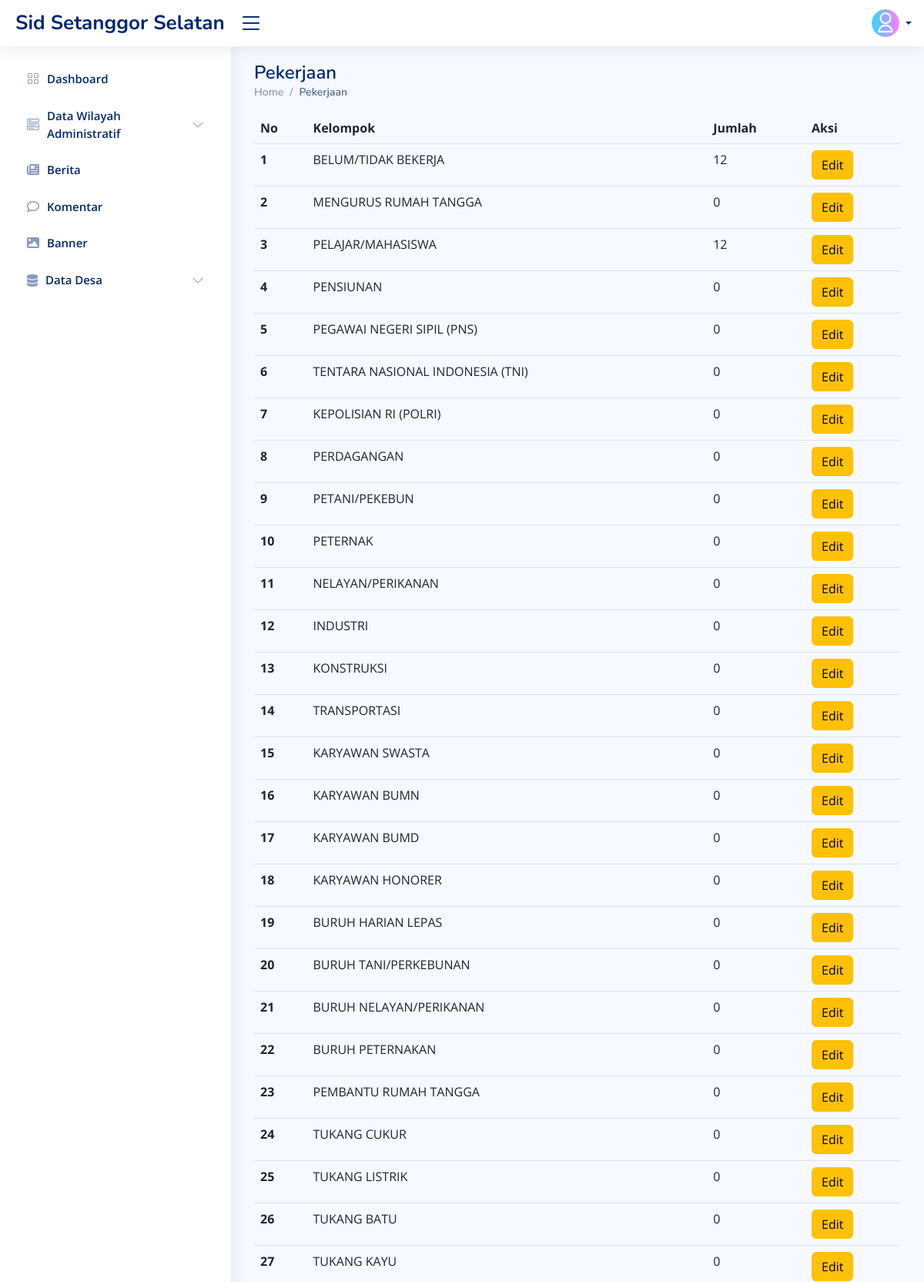
The app's page /index.php/admin_data_desa/pekerjaan (upper part) with its own data.
### tables this page shows
CREATE TABLE `pekerja` (
  `id` int(11) NOT NULL,
  `kelompok` varchar(50) NOT NULL,
  `jumlah` int(10) NOT NULL
);

### application/helpers/sid_helper.php (called while the page is built, shortened)
<?php
function viewAdmin($folder, $file, $data)
{
    $ci = get_instance();
    $ci->load->view('admin/tamplates/header', $data);
    $ci->load->view('admin/tamplates/sidebar', $data);
    $ci->load->view('admin/' . $folder . '/' . $file, $data);
}

### application/controllers/Admin_data_desa.php (called while the page is built, shortened)
<?php
class Admin_data_desa extends CI_Controller{
    public function pekerjaan(){
        $data['title'] = "Pendidikan Di Tempuh";
        $data['data'] = $this->db->get('pekerja')->result_array();
        viewAdmin('Data_desa','pekerja',$data);
    }
}

### index.php (called while the page is built, shortened)
<?php
require_once BASEPATH.'core/CodeIgniter.php';

### application/views/admin/Data_desa/pekerja.php (the view, shortened to what this page needs)
<main id="main" class="main">
  <div class="pagetitle">
    <h1>Pekerjaan</h1>
    <nav>
      <ol class="breadcrumb">
        <li class="breadcrumb-item"><a href="index.html">Home</a></li>
        <li class="breadcrumb-item active">Pekerjaan</li>
      </ol>
    </nav>
  <section class="section dashboard">
    <div class="row">
      <div class="col-lg-12">
        <table class="table">
          <thead>
            <tr>
              <th scope="col">No</th>
              <th scope="col">Kelompok</th>
              <th scope="col">Jumlah</th>
              <th scope="col">Aksi</th>
            </tr>
          </thead>
          <tbody>
            <?php $no = 1; ?>
            <?php foreach ($data as $row) : ?>
              <tr>
                <th scope="row"><?= $no; ?></th>
                <td><?= $row['kelompok']; ?></td>
                <td><?= $row['jumlah']; ?></td>
                <td>
                  <a href="<?= base_url(); ?>Admin_data_desa/edit_pekerjaan/<?= $row['id']; ?>" class="btn btn-warning">Edit</a>
                </td>
              </tr>
              <?php $no++; ?>
            <?php endforeach; ?>
          </tbody>
        </table>
      </div>
    </div>
  </section>
</main>

### assets/admin/assets/css/style.css (style rules this page uses)
:root { scroll-behavior: smooth; }
body { font-family: "Open Sans", sans-serif; background: #f6f9ff; color: #444444; }
a { color: #4154f1; text-decoration: none; }
h1, h2, h3, h4, h5, h6 { font-family: "Nunito", sans-serif; }
#main { margin-top: 60px; padding: 20px 30px; transition: all 0.3s; }
.pagetitle { margin-bottom: 10px; }
.pagetitle h1 { font-size: 24px; margin-bottom: 0; font-weight: 600; color: #012970; }
.breadcrumb { font-size: 14px; font-family: "Nunito", sans-serif; color: #899bbd; font-weight: 600; }
.breadcrumb a { color: #899bbd; transition: 0.3s; }
.breadcrumb .breadcrumb-item::before { color: #899bbd; }
.breadcrumb .active { color: #51678f; font-weight: 600; }
@media (min-width: 1200px) { #main, #footer { margin-left: 300px; } }

### records on screen
pekerja: kelompok "BELUM/TIDAK BEKERJA", jumlah "12"
pekerja: kelompok "MENGURUS RUMAH TANGGA", jumlah "0"
pekerja: kelompok "PELAJAR/MAHASISWA", jumlah "12"
pekerja: kelompok "PENSIUNAN", jumlah "0"
pekerja: kelompok "PEGAWAI NEGERI SIPIL (PNS)", jumlah "0"
pekerja: kelompok "TENTARA NASIONAL INDONESIA (TNI)", jumlah "0"
pekerja: kelompok "KEPOLISIAN RI (POLRI)", jumlah "0"
pekerja: kelompok "PERDAGANGAN", jumlah "0"
pekerja: kelompok "PETANI/PEKEBUN", jumlah "0"
pekerja: kelompok "PETERNAK", jumlah "0"
pekerja: kelompok "NELAYAN/PERIKANAN", jumlah "0"
pekerja: kelompok "INDUSTRI", jumlah "0"
pekerja: kelompok "KONSTRUKSI", jumlah "0"
pekerja: kelompok "TRANSPORTASI", jumlah "0"
pekerja: kelompok "KARYAWAN SWASTA", jumlah "0"
pekerja: kelompok "KARYAWAN BUMN", jumlah "0"
pekerja: kelompok "KARYAWAN BUMD", jumlah "0"
pekerja: kelompok "KARYAWAN HONORER", jumlah "0"
pekerja: kelompok "BURUH HARIAN LEPAS", jumlah "0"
pekerja: kelompok "BURUH TANI/PERKEBUNAN", jumlah "0"
pekerja: kelompok "BURUH NELAYAN/PERIKANAN", jumlah "0"
pekerja: kelompok "BURUH PETERNAKAN", jumlah "0"
pekerja: kelompok "PEMBANTU RUMAH TANGGA", jumlah "0"
pekerja: kelompok "TUKANG CUKUR", jumlah "0"
pekerja: kelompok "TUKANG LISTRIK", jumlah "0"
pekerja: kelompok "TUKANG BATU", jumlah "0"
pekerja: kelompok "TUKANG KAYU", jumlah "0"
